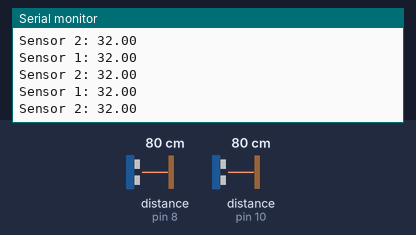
The sketch below on a simulated Arduino Uno, built with avr-gcc and run on an emulated ATmega328P. On the bench: the last lines printed to the serial monitor. The test bench sets the inputs (shaded band); at power-on: distance to the obstacle (sensors on pin 10, pin 8) 80 cm. The echo pulse lasts 58.3 µs per cm.

Above: at 1.2 s.
1.3 s: distance to the obstacle (sensor on pin 10) set to 250 cm
At 1.51 s:
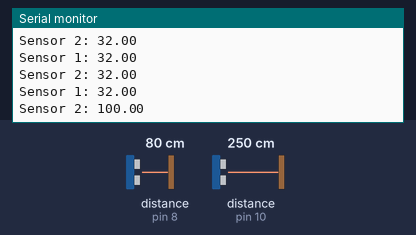
4.3 s: distance to the obstacle (sensor on pin 8) set to 2 cm
At 4.49 s:
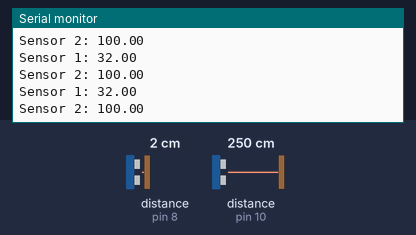
5.8 s: distance to the obstacle (sensor on pin 8) set to 4 cm
At 5.82 s:
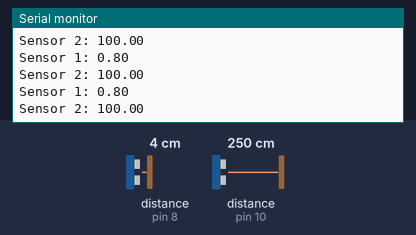
7.3 s: distance to the obstacle (sensor on pin 10) set to 18 cm
At 7.42 s:
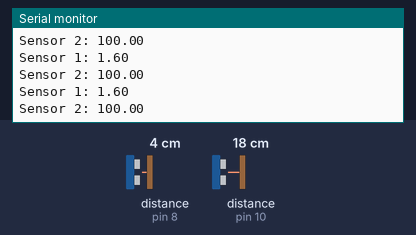
Timing chart, 0 to 10.3 s (numbered marks = the images above; inputs shaded):
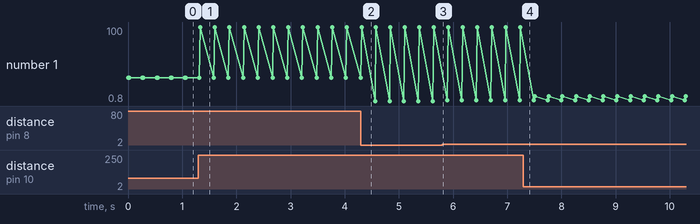

The sketch:

slow_ultrasonic.ino
```cpp
#include <hcsr04.h>

//Heavily based on the wall_avoid.ino code, but modified to function with an ultrasonic sensor which requires a ping to operate
//#include <RobotLib.h>

//New variables:
const int ECHO_PIN1 = 8; //Change as necessary
const int TRIG_PIN1 = 7; //Change as necessary
const int ECHO_PIN2 = 10; //Change as necessary
const int TRIG_PIN2 = 9; //Change as necessary

//Copied variables:
const int TURN_TIME = 500;
// How fast the wheel motors spin, from 0 to 1
const double DRIVE_SPEED = 0.4;
// Distance from the wall at which the robot slows down
const double SLOW_DISTANCE = 30.0;
// Distance from the wall at which the robot starts to turn
const double TURN_DISTANCE = 15.0;

//Motor motorLeft;
//Motor motorRight;
double distance;
int sum;


HCSR04 sensor1(TRIG_PIN1, ECHO_PIN1, 20, 4000);
HCSR04 sensor2(TRIG_PIN2, ECHO_PIN2, 20, 4000);

void setup() {
  Serial.begin(9600);
  // pinMode(ECHO_PIN, INPUT);
  // pinMode(LED_BUILTIN, OUTPUT);
  // pinMode(TRIG_PIN, OUTPUT);
  //motorLeft.begin(8,9,5).reverse();
  //motorRight.begin(10,12,6).reverse();
}

void loop() {
  //Code for determining distance with the sensor
  /*
  sum = 0;
  digitalWrite(TRIG_PIN, HIGH);
  delayMicroseconds(10);
  digitalWrite(TRIG_PIN, LOW);
  //Wait for echo
  Serial.println(pulseIn(ECHO_PIN, HIGH)/148.0);*/
  Serial.println("Sensor 1: " + String((sensor1.distanceInMillimeters()/25.0)));
  Serial.println("Sensor 2: " + String((sensor2.distanceInMillimeters()/25.0)));
  delay(250);

  /*
  //Following code straight copied:
  // If we're very close to a wall
  if (distance < TURN_DISTANCE) {
    digitalWrite(LED_BUILTIN, HIGH);
    // Turn left
    motorLeft.output(-1.0 * DRIVE_SPEED);
    motorRight.output(DRIVE_SPEED);
    // Turn for TURN_TIME milliseconds
    delay(TURN_TIME);
  }
  // If we're somewhat close to a wall
  else if (distance < SLOW_DISTANCE) {
    digitalWrite(LED_BUILTIN, HIGH);
    // Drive forward at slower speed
    motorLeft.output(DRIVE_SPEED / 1.5);
    motorRight.output(DRIVE_SPEED / 1.5);
  }
  // If we're not close to a wall
  else {
    digitalWrite(LED_BUILTIN, LOW);
    // Drive forward at full speed
    motorLeft.output(DRIVE_SPEED);
    motorRight.output(DRIVE_SPEED);
  }
  // Print the average distance
  Serial.println(distance);*/

}
```

Measured:
- after the input at 1.3 s, the serial monitor: prints a new line at once (image 1)
- plotted number 1: 100 → 7.2 after the input at 7.3 s
